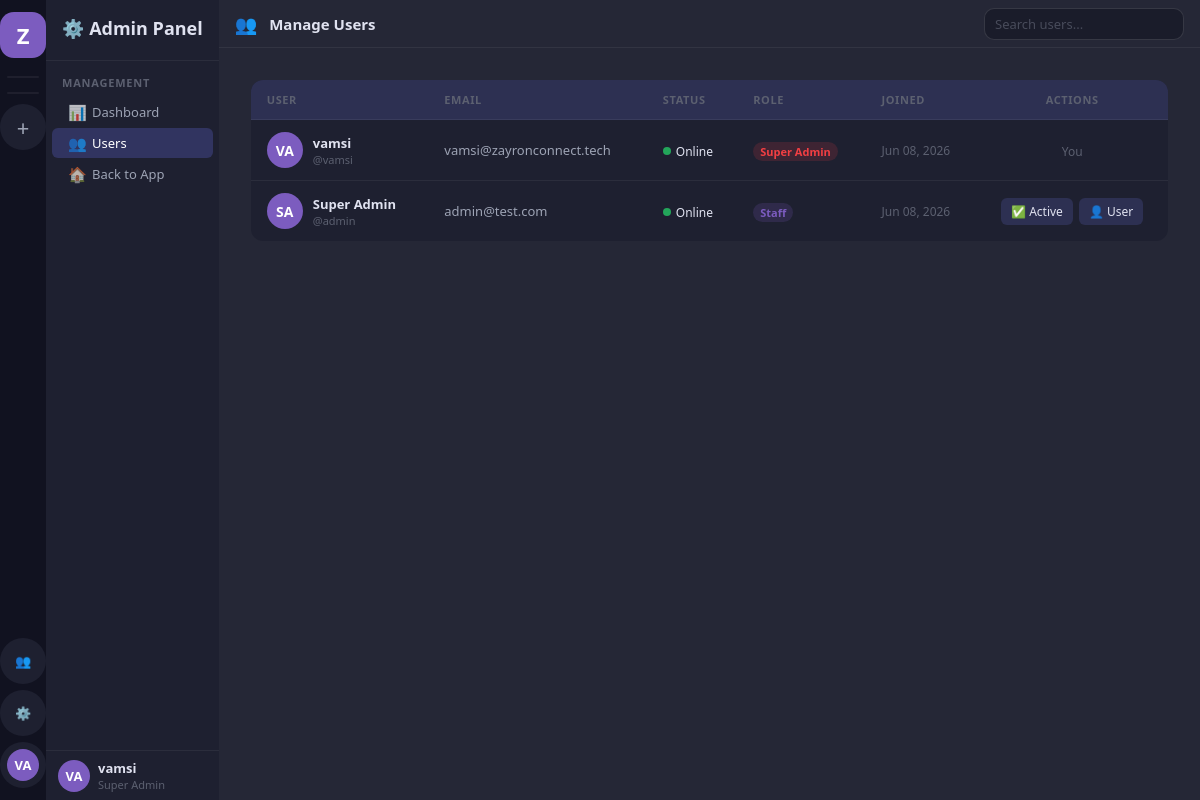
The page /admin-panel/users/ (signed in) on the database its author committed.
### accounts/models.py (models this page shows, shortened)
class User(AbstractUser):
    ROLE_CHOICES = [
        ('super_admin', 'Super Admin'),
        ('hr', 'HR'),
        ('employee', 'Employee'),
    ]
    STATUS_CHOICES = [
        ('online', 'Online'),
        ('offline', 'Offline'),
        ('busy', 'Busy'),
        ('away', 'Away'),
    ]
    display_name = models.CharField(max_length=100, blank=True)
    avatar = models.ImageField(upload_to='avatars/', null=True, blank=True)
    is_super_admin = models.BooleanField(default=False)  # Legacy, kept for compatibility
    role = models.CharField(max_length=20, default='employee', choices=ROLE_CHOICES)
    status = models.CharField(max_length=20, default='offline', choices=STATUS_CHOICES)
    bio = models.TextField(blank=True)
    phone = models.CharField(max_length=20, blank=True)
    created_by = models.ForeignKey('self', on_delete=models.SET_NULL, null=True, blank=True, related_name='created_users')
    class Meta:
        db_table = 'zc_users'
    def get_display_name(self):
        return self.display_name or self.get_full_name() or self.username
    def get_status_color(self):
        return {
            'online': '#23a55a',
            'offline': '#80848e',
            'busy': '#f23f43',
            'away': '#f0b232',
        }.get(self.status, '#80848e')
    def get_initials(self):
        name = self.get_display_name()
        parts = name.split()
        if len(parts) >= 2:
            return (parts[0][0] + parts[1][0]).upper()
        return name[:2].upper() if name else 'U'

### accounts/views.py (the view)
# urls.py: path('admin-panel/users/', views.admin_users, name='admin_users'),
@login_required
def admin_users(request):
    if not (request.user.is_super_admin or request.user.is_staff):
        return redirect('dashboard')
    users = User.objects.all().order_by('-date_joined')
    return render(request, 'admin_panel/users.html', {
        'users': users,
        'all_projects': request.user.projects.filter(is_active=True),
    })

### templates/admin_panel/users.html (shortened to what this page needs)
{% extends 'base.html' %}
{% block sidebar %}
<nav class="sidebar-channels">
  <div class="sc-header">
    <h2>⚙️ Admin Panel</h2>
  </div>
  <div class="sc-body">
    <div class="sc-section">
      <div class="sc-section-title">Management</div>
      <a href="/admin-panel/" class="ch-item">
        <span class="ch-icon">📊</span><span class="ch-name">Dashboard</span>
      </a>
      <a href="/admin-panel/users/" class="ch-item active">
        <span class="ch-icon">👥</span><span class="ch-name">Users</span>
      </a>
      <a href="/dashboard/" class="ch-item">
        <span class="ch-icon">🏠</span><span class="ch-name">Back to App</span>
      </a>
    </div>
  </div>
  <div class="sc-userbar">
    <div class="avatar avatar-32" style="background:var(--accent)">{{ user.get_initials }}</div>
    <div style="flex:1;min-width:0"><div class="ub-name">{{ user.get_display_name }}</div><div class="ub-tag">Super Admin</div></div>
  </div>
</nav>
{% endblock %}
{% block content %}
<div class="content-header">
  <span class="ch-icon-lg">👥</span>
  <h3>Manage Users</h3>
  <div class="header-actions">
    <input type="text" id="user-search" class="form-control" placeholder="Search users..." style="width:200px;padding:6px 10px;font-size:13px">
  </div>
</div>
<div class="dashboard-content">
  <div style="background:var(--bg-sidebar-r);border-radius:12px;overflow:hidden">
    <table style="width:100%;border-collapse:collapse" id="users-table">
      <thead>
        <tr style="background:var(--bg-hover)">
          <th style="text-align:left;padding:12px 16px;font-size:11px;color:var(--text-3);text-transform:uppercase;letter-spacing:.6px">User</th>
          <th style="text-align:left;padding:12px 16px;font-size:11px;color:var(--text-3);text-transform:uppercase;letter-spacing:.6px">Email</th>
          <th style="text-align:left;padding:12px 16px;font-size:11px;color:var(--text-3);text-transform:uppercase;letter-spacing:.6px">Status</th>
          <th style="text-align:left;padding:12px 16px;font-size:11px;color:var(--text-3);text-transform:uppercase;letter-spacing:.6px">Role</th>
          <th style="text-align:left;padding:12px 16px;font-size:11px;color:var(--text-3);text-transform:uppercase;letter-spacing:.6px">Joined</th>
          <th style="text-align:center;padding:12px 16px;font-size:11px;color:var(--text-3);text-transform:uppercase;letter-spacing:.6px">Actions</th>
        </tr>
      </thead>
      <tbody>
        {% for u in users %}
        <tr style="border-top:1px solid var(--border)" id="user-row-{{ u.id }}" data-name="{{ u.get_display_name|lower }} {{ u.username|lower }} {{ u.email|lower }}">
          <td style="padding:12px 16px">
            <div style="display:flex;align-items:center;gap:10px">
              <div class="avatar avatar-36" style="background:var(--accent)">
                {% if u.avatar %}<img src="{{ u.avatar.url }}" alt="">{% else %}{{ u.get_initials }}{% endif %}
              </div>
              <div>
                <div style="font-size:13px;font-weight:600">{{ u.get_display_name }}</div>
                <div style="font-size:11px;color:var(--text-3)">@{{ u.username }}</div>
              </div>
            </div>
          </td>
          <td style="padding:12px 16px;font-size:13px;color:var(--text-2)">{{ u.email }}</td>
          <td style="padding:12px 16px">
            <span style="display:inline-flex;align-items:center;gap:5px;font-size:12px">
              <span style="width:8px;height:8px;border-radius:50%;background:{{ u.get_status_color }}"></span>
              {{ u.get_status_display }}
            </span>
          </td>
          <td style="padding:12px 16px">
            {% if u.is_super_admin %}<span class="badge badge-danger">Super Admin</span>
            {% elif u.is_staff %}<span class="badge badge-accent">Staff</span>
            {% else %}<span class="badge" style="background:var(--bg-hover);color:var(--text-2)">User</span>{% endif %}
          </td>
          <td style="padding:12px 16px;font-size:12px;color:var(--text-3)">{{ u.date_joined|date:"M d, Y" }}</td>
          <td style="padding:12px 16px;text-align:center">
            {% if u != user %}
            <div style="display:flex;gap:6px;justify-content:center">
              <button class="btn btn-sm {% if u.is_active %}btn-secondary{% else %}btn-danger{% endif %}"
                      onclick="toggleUser({{ u.id }}, this)"
                      data-active="{{ u.is_active|yesno:'true,false' }}"
                      title="{% if u.is_active %}Disable{% else %}Enable{% endif %}">
                {% if u.is_active %}✅ Active{% else %}❌ Disabled{% endif %}
              </button>
              <button class="btn btn-sm btn-secondary"
                      onclick="toggleAdmin({{ u.id }}, this)"
                      title="Toggle admin">
                {% if u.is_super_admin %}👑 Admin{% else %}👤 User{% endif %}
              </button>
            </div>
            {% else %}
            <span style="font-size:12px;color:var(--text-3)">You</span>
            {% endif %}
          </td>
        </tr>
        {% endfor %}
      </tbody>
    </table>
  </div>
</div>
{% endblock %}

### templates/base.html (shortened to what this page needs)
<!DOCTYPE html>
<html lang="en">
<head>
<link rel="stylesheet" href="/static/css/main.css">
</head>
<body>
<div class="app-shell">
  <nav class="sidebar-projects" id="sidebar-projects">
    <a href="/dashboard/" class="sp-btn sp-logo" title="ZayronConnect">Z</a>
    <div class="sp-divider"></div>
    <div class="sp-divider"></div>
    <a href="/project/create/" class="sp-btn" title="New Project">
      <span style="font-size:22px;font-weight:300">+</span>
    </a>
    {% if user.is_super_admin %}
    <a href="{% url 'user_management' %}" class="sp-btn" title="User Management">
      👥
    </a>
    {% endif %}
    {% if user.is_super_admin or user.is_staff %}
    <a href="/admin-panel/" class="sp-btn" title="Admin Panel">
      ⚙️
    </a>
    {% endif %}
    <a href="/profile/" class="sp-btn" title="Profile">
      <div class="avatar avatar-32" style="background:var(--accent)">{{ user.get_initials }}</div>
    </a>
  </nav>
  {% block sidebar %}{% endblock %}
  <main class="main-content" id="main-content">
    {% block content %}{% endblock %}
  </main>
</div>
</body>
</html>

### rows shown on the page
User: get_initials "VA", get_display_name "vamsi", username "vamsi", email "vamsi@zayronconnect.tech", status "Online", is_super_admin "Super Admin", date_joined "Jun 08, 2026", shows "You"
User: get_initials "SA", get_display_name "Super Admin", username "admin", email "admin@test.com", status "Online", is_super_admin "Staff", date_joined "Jun 08, 2026", is_active "✅ Active"
